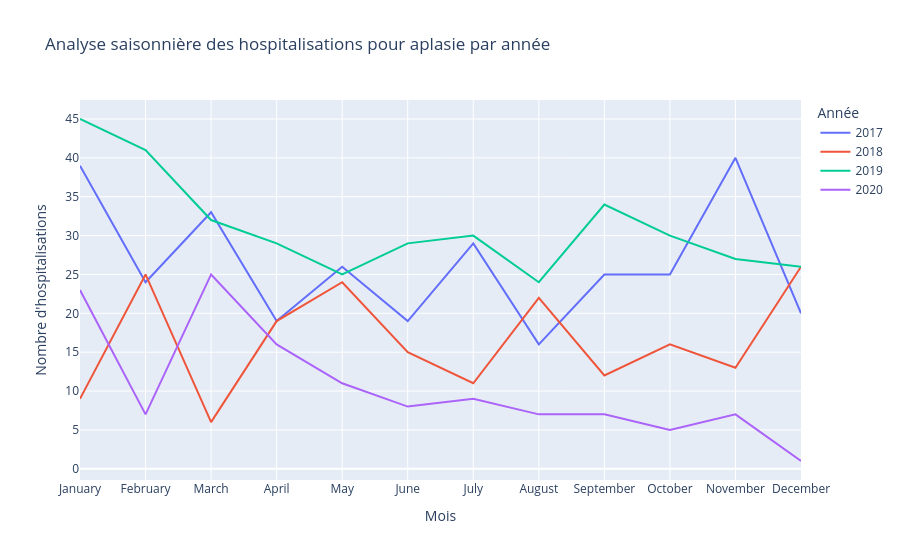

The code cell stored with this chart in its notebook:
### Markdown cell above
### Analyse de la saisonnalité - par année :

### Code cell
# Création du graphique
fig = px.line(df_ap_yrs_truncated, x='month_name', y='count', color='year',
              labels={'count':'Nombre d\'hospitalisations', 'month_name':'Mois', 'year':'Année'},
              title='Analyse saisonnière des hospitalisations pour aplasie par année')

fig.update_xaxes(categoryorder='array', categoryarray= [pd.to_datetime(x, format='%B').month_name() for x in pd.date_range('2020-01-01', periods=12, freq='M').month_name()])
fig.update_layout(xaxis_title='Mois', yaxis_title='Nombre d\'hospitalisations', legend_title='Année')
fig.show()

### Figure 1 — Plotly figure (JSON) as saved in the notebook; plotly's stock layout.template omitted (floating-point values rounded to 4 significant figures)
{"data": [{"hovertemplate": "Année=2017<br>Mois=%{x}<br>Nombre d'hospitalisations=%{y}<extra></extra>", "legendgroup": "2017", "line": {"color": "#636efa", "dash": "solid"}, "marker": {"symbol": "circle"}, "mode": "lines", "name": "2017", "orientation": "v", "showlegend": true, "type": "scatter", "x": ["January", "February", "March", "April", "May", "June", "July", "August", "September", "October", "November", "December"], "xaxis": "x", "y": [39, 24, 33, 19, 26, 19, 29, 16, 25, 25, 40, 20], "yaxis": "y"}, {"hovertemplate": "Année=2018<br>Mois=%{x}<br>Nombre d'hospitalisations=%{y}<extra></extra>", "legendgroup": "2018", "line": {"color": "#EF553B", "dash": "solid"}, "marker": {"symbol": "circle"}, "mode": "lines", "name": "2018", "orientation": "v", "showlegend": true, "type": "scatter", "x": ["January", "February", "March", "April", "May", "June", "July", "August", "September", "October", "November", "December"], "xaxis": "x", "y": [9, 25, 6, 19, 24, 15, 11, 22, 12, 16, 13, 26], "yaxis": "y"}, {"hovertemplate": "Année=2019<br>Mois=%{x}<br>Nombre d'hospitalisations=%{y}<extra></extra>", "legendgroup": "2019", "line": {"color": "#00cc96", "dash": "solid"}, "marker": {"symbol": "circle"}, "mode": "lines", "name": "2019", "orientation": "v", "showlegend": true, "type": "scatter", "x": ["January", "February", "March", "April", "May", "June", "July", "August", "September", "October", "November", "December"], "xaxis": "x", "y": [45, 41, 32, 29, 25, 29, 30, 24, 34, 30, 27, 26], "yaxis": "y"}, {"hovertemplate": "Année=2020<br>Mois=%{x}<br>Nombre d'hospitalisations=%{y}<extra></extra>", "legendgroup": "2020", "line": {"color": "#ab63fa", "dash": "solid"}, "marker": {"symbol": "circle"}, "mode": "lines", "name": "2020", "orientation": "v", "showlegend": true, "type": "scatter", "x": ["January", "February", "March", "April", "May", "June", "July", "August", "September", "October", "November", "December"], "xaxis": "x", "y": [23, 7, 25, 16, 11, 8, 9, 7, 7, 5, 7, 1], "yaxis": "y"}], "layout": {"legend": {"title": {"text": "Année"}, "tracegroupgap": 0}, "title": {"text": "Analyse saisonnière des hospitalisations pour aplasie par année"}, "xaxis": {"anchor": "y", "categoryarray": ["January", "February", "March", "April", "May", "June", "July", "August", "September", "October", "November", "December"], "categoryorder": "array", "domain": [0, 1], "title": {"text": "Mois"}}, "yaxis": {"anchor": "x", "domain": [0, 1], "title": {"text": "Nombre d'hospitalisations"}}}}
